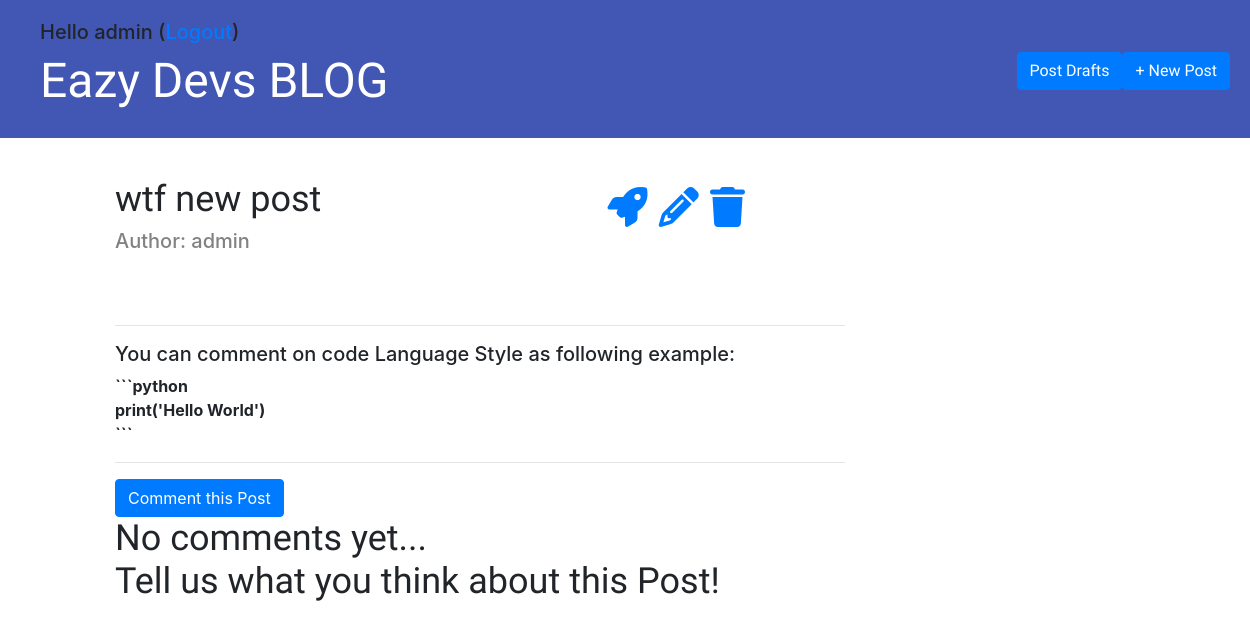
Before: /post/18 (signed in) with the older database file.
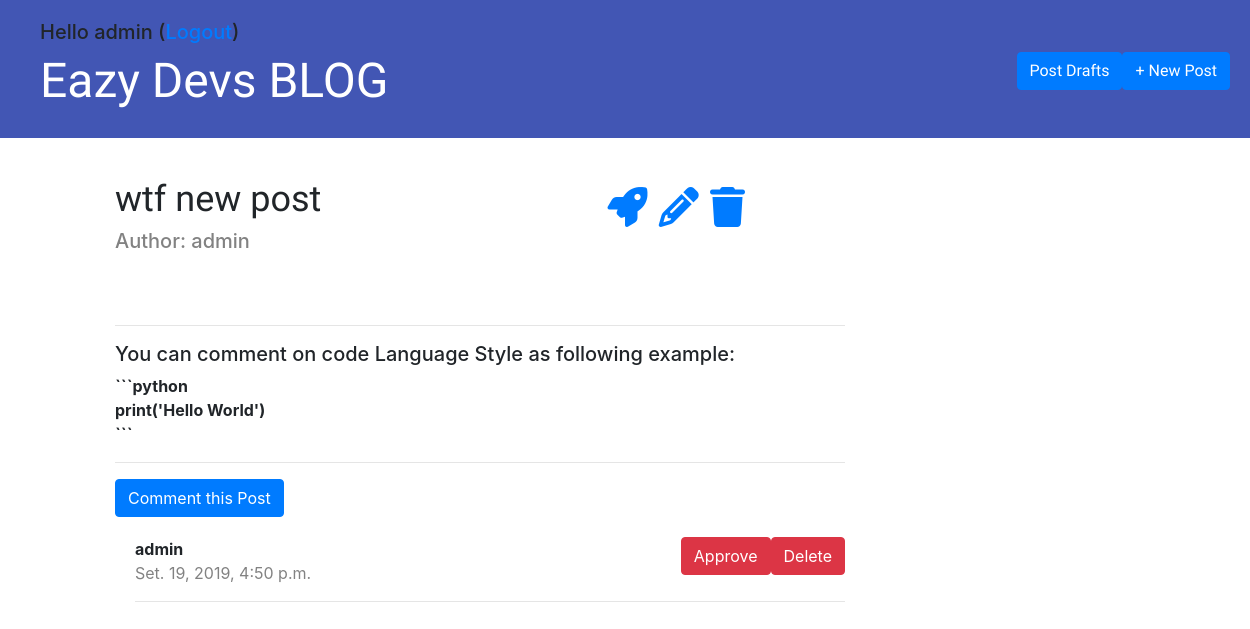
After: the same page with the newer database file.
### blog/models.py (models this page shows, shortened)
class Comment(models.Model):
    post = models.ForeignKey('blog.post', on_delete=models.CASCADE,related_name='comments')
    author = models.CharField(max_length=100)
    text = models.TextField()
    created_date = models.DateTimeField(default=timezone.now)
    approved = models.BooleanField(default=False)

### blog/views.py (the view)
# urls.py: path('post/<int:pk>', views.post_detail, name='post_detail'),
def post_detail(request, pk):
    post = get_object_or_404(Post, pk=pk)
    stuff_for_frontend = {'post': post}
    return render(request, 'blog/post_detail.html', stuff_for_frontend)

### blog/templatetags/markdownify.py (called while the page is built)
@register.filter
def markdown(value):
    renderer = HighlightRenderer()
    markdown = mistune.Markdown(renderer=renderer)
    return markdown(value)

### blog/templates/blog/post_detail.html (shortened to what this page needs)
{% extends "blog/base.html" %}
{% load markdownify %}
{% block content %}
	<div class="post">
		{% if user.is_authenticated %}
		<span class="crud-icons" style="float: right; font-size: 30pt; margin-right: 100px; ">
			{% if not post.published_date %}
				<a href="{% url 'blog:post_publish' pk=post.pk %}"><i class="fas fa-rocket"></i></a>
			{% endif %}
			<a href="{% url 'blog:post_edit' pk=post.pk %}"><i class="fas fa-pencil-alt"></i></a>
			<a href="{% url 'blog:post_remove' pk=post.pk %}"
				onclick="return confirm('Are you sure to delete POST {{ post.title }} ?')"><i class="fas fa-trash"></i></a>
		</span>
		{% endif %}
		<h1>{{ post.title }}</h1>
		<div class="author">
			<h5>Author: {{ post.author}}</h5>
		</div></br>
	</div>
	<hr>
	<h5>You can comment on code Language Style as following example:</h5>
	<strong>```python</br>print('Hello World')</br>```</strong></br>
	<hr>
	<a href="{% url 'blog:comment_to_a_post' pk=post.pk  %}" class="btn btn-primary">Comment this Post</a>
		{% for comment in post.comments.all %}
			{% if user.is_authenticated or comment.approved %}
				<div class="comment">
					{% if user.is_superuser %}
						<a href="{% url 'blog:comment_remove' pk=comment.pk %}" class="btn btn-danger"
						onclick="return confirm('Are you sure to delete Comment from  {{ comment.author }} ?')">Delete<a>
					{% endif %}
					{% if not comment.approved and user.is_superuser %}
						<a href="{% url 'blog:comment_approve' pk=comment.pk %}" class="btn btn-danger">Approve<a>
					{% endif %}
					<strong>{{ comment.author}}</strong>
					<div class="date">
						{{ comment.created_date }}
					</div>
					<hr>
				</div>
			{% endif %}
		{% empty %}
			<br>
			<h4>No comments yet... <br>Tell us what you think about this Post!</h4>
		{% endfor %}
{% endblock %}

Changed rows visible on the page:
added Comment: approved "Approve", author "admin", created_date "Set. 19, 2019, 4:50 p.m."
Other visible differences:
text no longer shown: "No comments yet... Tell us what you think about this Post!"
